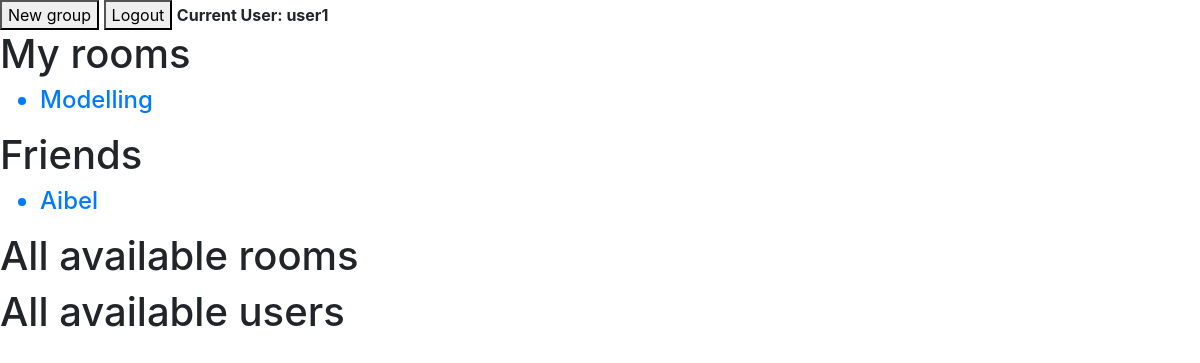
The page / (signed in) on the database its author committed.
### chezchat/models.py (models this page shows, shortened)
class Users(UserMixin, db.Model):
    id = db.Column(db.Integer, primary_key=True)
    name_surname = db.Column(db.String(128), index=True)
    username = db.Column(db.String(64), index=True, unique=True)
    password_hash = db.Column(db.String(128))
    last_seen = db.Column(db.DateTime)
    user_history = db.relationship('History', backref='user_history', lazy='dynamic')
    room_created = db.relationship('Room', backref='room_created', lazy='dynamic')
    room_subscribed = db.relationship('Room', secondary=room_members, backref=db.backref('subscribers', lazy='dynamic'))

class Room(db.Model):
    room_id = db.Column(db.Integer, primary_key=True)
    room_url = db.Column(db.String, unique=True)
    name = db.Column(db.String(128), index=True)
    private_room = db.Column(db.Boolean, default=False)
    date_created = db.Column(db.DateTime, default=datetime.utcnow)
    created_by = db.Column(db.Integer, db.ForeignKey('users.id'))
    room_history = db.relationship('History', backref='room_records', lazy='dynamic')

### chezchat/main.py (the view, shortened to what this page needs)
@app.route('/', methods=['GET', 'POST'])
@login_required
def home():
    form = MessageForm()
    form2 = CreateRoomForm()
    check_private_rooms = []
    friends_list = []
    room_members = []
    current_room = None
    all_users = Users.query.all()
    all_rooms = Room.query.all()
    rooms = current_user.room_subscribed
    private_friend_room = []
    for room in rooms:
        if room.private_room == True:
            for friends_id in room.name:
                if int(friends_id) != current_user.id:
                    friends_list.append(Users.query.filter_by(id=friends_id).first())
                    private_friend_room.append(room)
    zipped_friends_list = zip(friends_list, private_friend_room)
    for room_check in all_rooms:
        if room_check.private_room == True:
            check_private_rooms.append(room_check.name)
    if request.args.get("r"):
        room_members = Users.query.filter(Users.room_subscribed.any(room_url=request.args.get("r"))).all()
        current_room = Room.query.filter_by(room_url=request.args.get("r")).first()
        if current_room not in current_user.room_subscribed:
            abort(403)
        else:
            session['current_room'] = current_room.room_id
    else:
        session.pop('current_room', None)
    return render_template('chatroom.html', form=form, form2=form2, rooms=rooms, room_members=room_members,
                            current_user=current_user, current_room=current_room, all_rooms=all_rooms,
                            all_users=all_users, check_private_rooms=check_private_rooms,
                            zipped_friends_list=zipped_friends_list)

### chezchat/models.py (called while the page is built)
@login.user_loader
def load_user(id):
    return Users.query.get(int(id))

### chezchat/templates/chatroom.html (shortened to what this page needs)
{% extends "base.html" %}
{% block content %}
    <button data-toggle="modal" data-target="#myModal">New group</button>
    <a href="{{ url_for('logout') }}"><button>Logout</button></a>
    <strong>Current User: {{ current_user.username }}</strong>
    <h1>My rooms</h1>
    {% for room in rooms %}
        {% if room.private_room == False %}
            <ul>
                <a href="{{ url_for('home', r=room.room_url) }}"><h4><li>{{ room.name }}</li></h4></a>
            </ul>
        {% endif %}
    {% endfor %}
    <h1>Friends</h1>
    {% for friend, room in zipped_friends_list %}
        <ul>
            <a href="{{ url_for('home', r=room.room_url) }}"><h4><li>{{ friend.name_surname }}</li></h4></a>
        </ul>
    {% endfor %}
    <form action="{{ url_for('add_contact') }}" method="post" novalidate>
        <h1>All available rooms</h1>
        <h1>All available users</h1>
    </form>
{% endblock %}

### rows shown on the page
Users: username "user1"
Room: name "Modelling"
Users: name_surname "Aibel"
